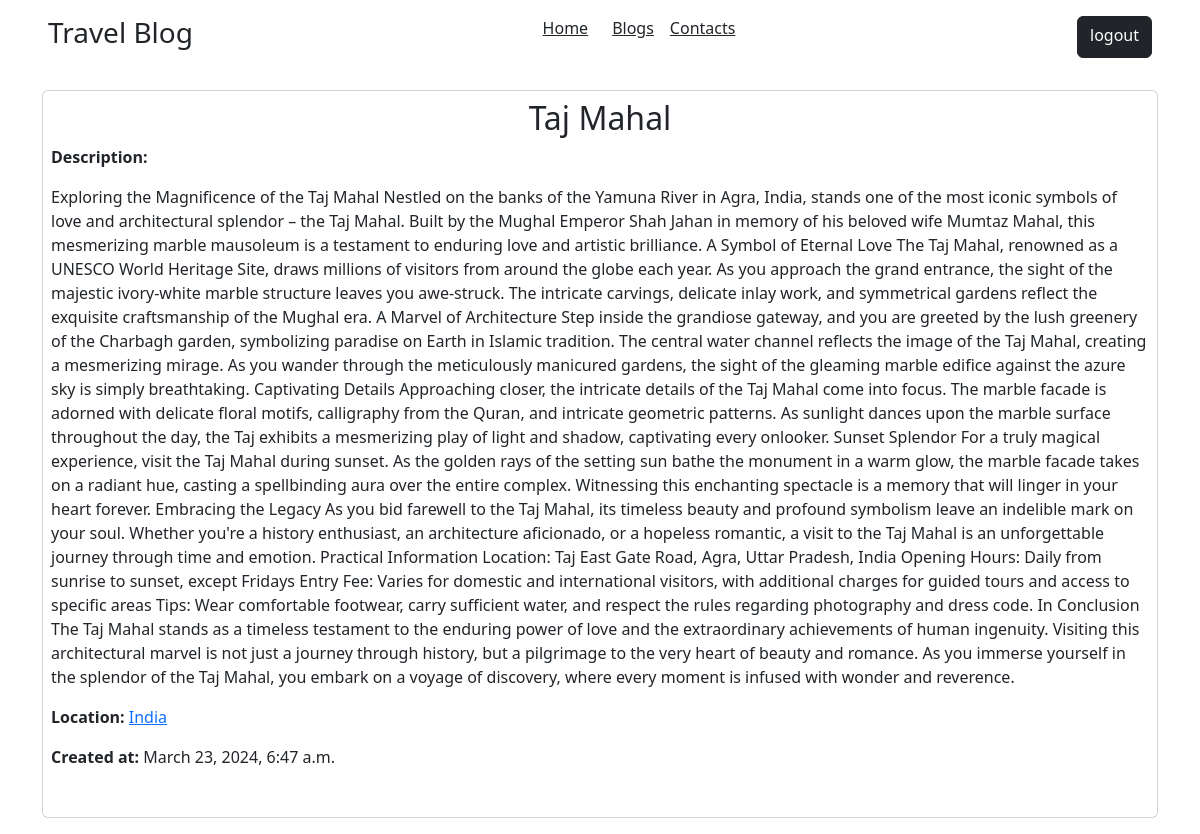
The app's page /place/4/ (signed in) with its own data.
### home/models.py (models this page shows, shortened)
class Place(models.Model):
    user = models.ForeignKey(User, on_delete=models.CASCADE)
    title=models.CharField(max_length=100)
    description=models.TextField()
    location=models.CharField(max_length=200)
    image=models.ImageField(upload_to='image')
    created_at = models.DateTimeField(auto_now_add=True)
    class Meta:
        ordering = ['-created_at']

### home/views.py (the view)
# urls.py: path('place/<int:pk>/', views.PlaceDetailView.as_view(), name='place_detail'),
class PlaceDetailView(DetailView):
    model = Place
    template_name = 'place_detail.html'  # Provide the template name where place details will be rendered
    context_object_name = 'place'

### templates/place_detail.html (shortened to what this page needs)
{% extends 'base.html' %} {% block content %}
<div class="container my-3">
  <div class="card p-2">
    <h2 class="text-center">{{ place.title }}</h2>
    <p><strong>Description:</strong></p>
    <p>{{ place.description }}</p>
    <p>
      <strong>Location:</strong>
      <a href="">{{ place.location }}</a>
    </p>
    <p><strong>Created at:</strong> {{ place.created_at }}</p>
    <div>
    </div>
  </div>
</div>
{% endblock %}

### records on screen
Place: title "Taj Mahal", description "Exploring the Magnificence of the Taj Mahal Nestled on the banks of the Yamuna River in Agra, India, stands one of the most iconic symbols of love and architectural splendor – the Taj Mahal. Built by the Mughal Emperor Shah Jahan in memory of his beloved wife Mumtaz Mahal, this mesmerizing marble mausoleum is a testament to enduring love and artistic brilliance. A Symbol of Eternal Love The Taj Mahal, renowned as a UNESCO World Heritage Site, draws millions of visitors from around the globe each year. As you approach the grand entrance, the sight of the majestic ivory-white marble structure leaves you awe-struck. The intricate carvings, delicate inlay work, and symmetrical gardens reflect…", location "India", created_at "March 23, 2024, 6:47 a.m."
